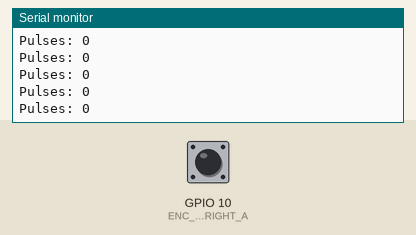
A sketch run on a simulated ESP32-S3. Shown: the last lines printed to the serial monitor. Inputs (shaded band) come from the test bench; at power-on: GPIO 10 (ENC_IN_RIGHT_A) HIGH.

Above: at 1.2 s.
1.3 s: GPIO 10 (ENC_IN_RIGHT_A) pulled LOW for 0.15 s
At 1.52 s:
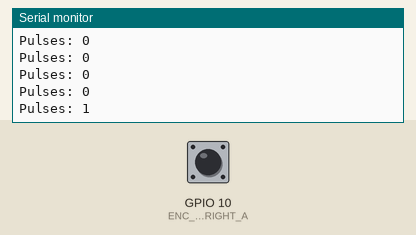
2.9 s: GPIO 10 (ENC_IN_RIGHT_A) pulled LOW for 1 s
At 3.94 s:
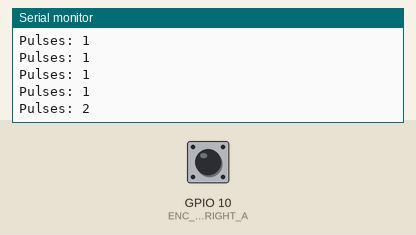
5.4 s: GPIO 10 (ENC_IN_RIGHT_A) pulled LOW for 0.15 s
At 5.56 s:
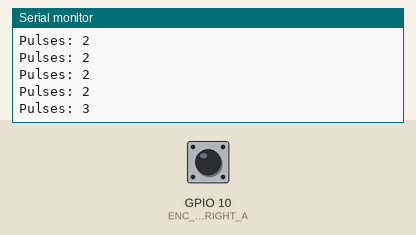
Timing chart, 0 to 8.4 s (numbered marks = the images above; inputs shaded):
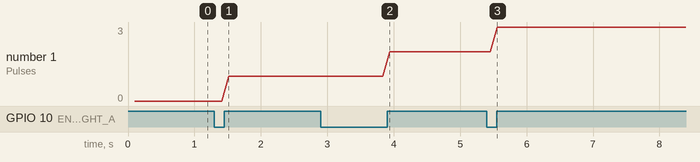

Measured:
- after the input at 1.3 s, the serial monitor: prints a new line after 0.22 s (image 1)
- after the input at 2.9 s, the serial monitor: prints a new line after 1.0 s (image 2)
- after the input at 5.4 s, the serial monitor: prints a new line after 0.16 s (image 3)
- plotted number 1: 0 → 1 after the input at 1.3 s, 1 → 2 after the input at 2.9 s, 2 → 3 after the input at 5.4 s

The sketch:

prs_caculater.ino
```cpp
/*
 * Author: Automatic Addison (Modified for ESP32)
 * Website: https://automaticaddison.com
 * Description: Đếm số xung encoder trên một vòng quay sử dụng ESP32.
 */

// Chọn chân GPIO phù hợp trên ESP32 (Ví dụ GPIO 18, 19, 21... tránh các chân chỉ Input như 34-39)
#define ENC_IN_RIGHT_A 10

// Sử dụng volatile để biến được cập nhật chính xác trong trình phục vụ ngắt
// Dùng IRAM_ATTR để đặt hàm ngắt vào RAM, giúp ESP32 phản hồi nhanh hơn
volatile long right_wheel_pulse_count = 0;

void IRAM_ATTR right_wheel_pulse() {
  right_wheel_pulse_count++;
}

void setup() {
  // ESP32 thường dùng baudrate cao hơn, nhưng 9600 vẫn hoạt động tốt
  Serial.begin(115200);

  // Cấu hình chân encoder
  pinMode(ENC_IN_RIGHT_A, INPUT_PULLUP);

  // Thiết lập ngắt: ESP32 không cần hàm digitalPinToInterrupt() nhưng dùng vẫn an toàn
  // Ta dùng chế độ RISING (cạnh lên) giống code gốc của bạn
  attachInterrupt(ENC_IN_RIGHT_A, right_wheel_pulse, RISING);
}

void loop() {
  // In giá trị xung ra Serial Monitor mỗi 100ms để tránh làm nghẽn Buffer
  static unsigned long lastTime = 0;
  if (millis() - lastTime > 100) {
    Serial.print("Pulses: ");
    Serial.println(right_wheel_pulse_count);
    lastTime = millis();
  }
}
```
